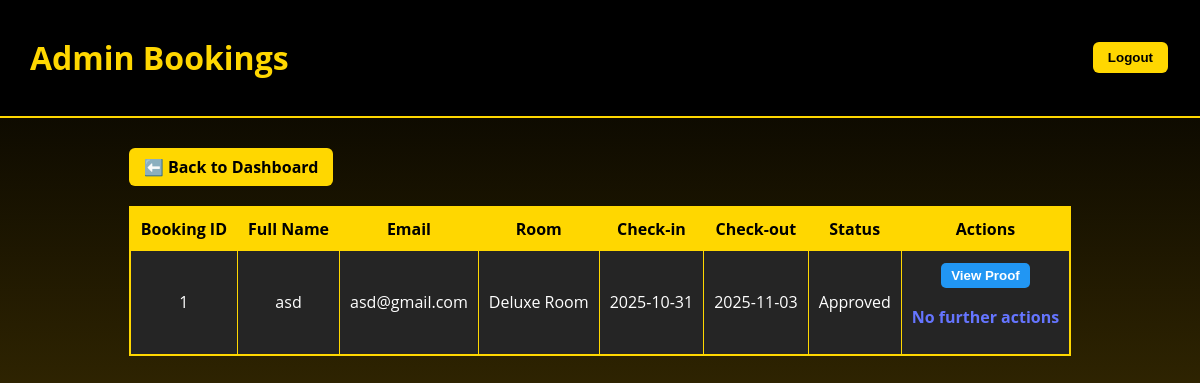
The page /ivory_palace/admin_booking.php (signed in) on the database its author committed.
### tables this page shows
CREATE TABLE `hotel_booking` (
  `booking_id` int(11) NOT NULL,
  `user_id` int(11) DEFAULT NULL,
  `email` varchar(255) DEFAULT NULL,
  `room_id` int(11) DEFAULT NULL,
  `check_in_date` date DEFAULT NULL,
  `check_out_date` date DEFAULT NULL,
  `number_of_guest` int(11) DEFAULT NULL,
  `booking_status` varchar(20) DEFAULT 'Pending Payment',
  `total_price` decimal(10,2) DEFAULT NULL,
  `created_at` timestamp NOT NULL DEFAULT current_timestamp()
);

CREATE TABLE `user` (
  `user_id` int(11) NOT NULL,
  `full_name` varchar(100) NOT NULL,
  `email` varchar(100) NOT NULL,
  `password` varchar(255) NOT NULL,
  `user_type` varchar(20) DEFAULT 'customer'
);

CREATE TABLE `room` (
  `room_id` int(11) NOT NULL,
  `room_type` varchar(50) DEFAULT NULL,
  `price_per_night` decimal(10,2) DEFAULT NULL,
  `room_status` varchar(20) DEFAULT 'available'
);

### ivory_palace/admin_booking.php (the view, shortened to what this page needs)
<?php
include 'db_connect.php';
$sql = "SELECT b.*, u.full_name, u.email as user_email, r.room_type, p.proof_of_payment
        FROM hotel_booking b
        JOIN user u ON b.user_id = u.user_id
        JOIN room r ON b.room_id = r.room_id
        LEFT JOIN payment p ON p.booking_id = b.booking_id";
$sql .= " ORDER BY b.booking_id DESC";
$result = $conn->query($sql);
?>
<!DOCTYPE html>
<html lang="en">
<head>
<link rel="stylesheet" href="style.css">
</head>
<body>
<header>
    <h1>Admin Bookings</h1>
    <form action="logout.php" method="POST">
        <button type="submit" class="logout-btn">Logout</button>
    </form>
</header>
<div class="main">
    <a href="admin_dashboard.php" class="back-btn">⬅️ Back to Dashboard</a>
    <table>
        <tr>
            <th>Booking ID</th>
            <th>Full Name</th>
            <th>Email</th>
            <th>Room</th>
            <th>Check-in</th>
            <th>Check-out</th>
            <th>Status</th>
            <th>Actions</th>
        </tr>
        <?php if($result->num_rows > 0): ?>
            <?php while($row = $result->fetch_assoc()): ?>
                <tr>
                    <td><?= $row['booking_id'] ?></td>
                    <td><?= $row['full_name'] ?></td>
                    <td><?= $row['user_email'] ?></td>
                    <td><?= $row['room_type'] ?></td>
                    <td><?= $row['check_in_date'] ?></td>
                    <td><?= $row['check_out_date'] ?></td>
                    <td><?= $row['booking_status'] ?></td>
                    <td>
                        <?php if ($row['booking_status'] == 'Pending Approval'): ?>
                            <a href="view_proof.php?booking_id=<?= $row['booking_id'] ?>">
                                <button class="view-proof">View Proof</button>
                            </a>
                            <button class="approve" onclick="showActionPopup('approve', <?= $row['booking_id'] ?>)">Approve</button>
                            <button class="reject" onclick="showActionPopup('reject', <?= $row['booking_id'] ?>)">Reject</button>
                        <?php else: ?>
                            <a href="view_proof.php?booking_id=<?= $row['booking_id'] ?>">
                                <button class="view-proof">View Proof</button>
                            </a>
                            <p class="no-action">No further actions</p>
                        <?php endif; ?>
                    </td>
                </tr>
            <?php endwhile; ?>
        <?php else: ?>
            <tr><td colspan="8">No bookings found.</td></tr>
        <?php endif; ?>
    </table>
</div>
</body>
</html>

### ivory_palace/style.css (style rules this page uses)
body { font-family: 'Segoe UI', Tahoma, Geneva, Verdana, sans-serif; background: linear-gradient(to bottom, #000000 0%, #1a1a1a 40%, #c8c6ba 100%); min-height: 100vh; color: #EEEEEE; margin: 0; padding: 0; height: 100%; display: flex; flex-direction: column; }
header { padding: 1rem; display: flex; justify-content: center; align-items: center; color: #EEEEEE; position: relative; }
:root { --line-thickness: 10px; --line-gap: 20px; }

### ivory_palace/admin_booking.php (style rules this page uses)
body { margin: 0; font-family: 'Open Sans', sans-serif; background: linear-gradient(to bottom, #000, #302501ff, #857100ff); color: #fff; }
header { display: flex; justify-content: space-between; align-items: center; background: #000; padding: 15px 30px; border-bottom: 2px solid #ffd700; }
header h1 { color: #ffd700; }
.logout-btn { background: #ffd700; color: #000; border: none; padding: 8px 15px; border-radius: 6px; font-weight: bold; cursor: pointer; transition: 0.3s; }
.main { max-width: 1200px; margin: 30px auto; padding: 0 20px; }
table { width: 100%; border-collapse: collapse; background: #252525ff; color: #fff; border: 2px solid #ffd700; }
th, td { padding: 10px; border: 1px solid #ffd700; text-align: center; }
th { background: #ffd700; color: #000; }
button { padding: 5px 10px; border-radius: 5px; border: none; cursor: pointer; font-weight: bold; margin: 2px; }
.view-proof { background: #2196f3; color: white; }
.no-action { color: #6575ffff; font-weight: bold; }
.back-btn { display: inline-block; margin-bottom: 20px; padding: 8px 15px; background: #ffd700; color: #000; border-radius: 6px; text-decoration: none; font-weight: bold; transition: 0.3s; }

### rows shown on the page
hotel_booking: booking_id "1", user.full_name "asd", user.email "asd@gmail.com", room.room_type "Deluxe Room", check_in_date "2025-10-31", check_out_date "2025-11-03", booking_status "Approved"
